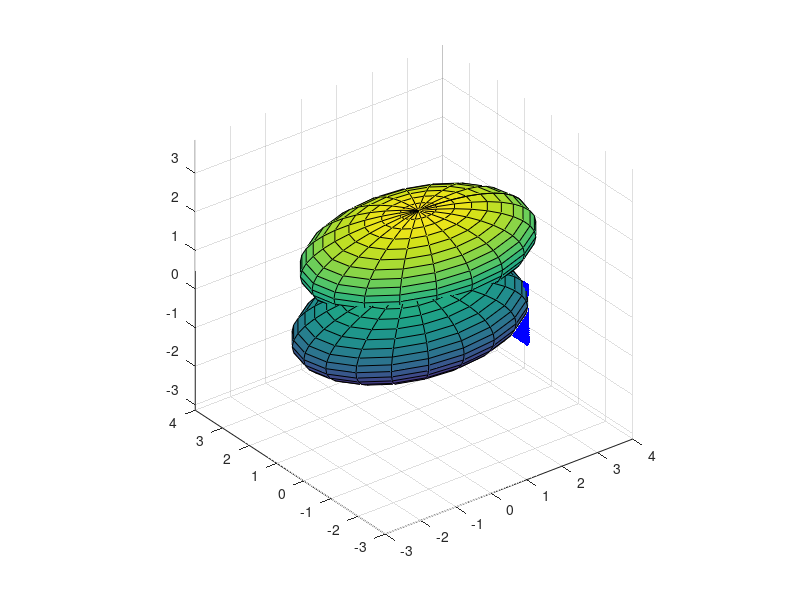

MATLAB code to generate this figure: (Note: this script raises an error after producing the figure.)
clc 
clear 
clf

centerPoint = [0,0,0];
radii = [3,2,1]
[X,Y,Z] = ellipsoid(centerPoint (1),centerPoint (2),centerPoint (3),radii(1),radii(2),radii(3));
ellip = surf(X,Y,Z)
hold on

[Y,Z] = meshgrid(-0.75:0.05:0.75,-0.75:0.05:0.75);
X = repmat(0.75,size(Y,1),size(Y,2));
% wall = surf(X,Y,Z);
% 
% hold on
% Combine one surface as a point cloud
cubePoints = [X(:),Y(:),Z(:)];

% Make a cube by rotating the single side by 0,90,180,270, and around y to make the top and bottom faces
cubePoints = [ cubePoints ...
             ; cubePoints * rotz(pi/2)...
             ; cubePoints * rotz(pi) ...
             ; cubePoints * rotz(3*pi/2) ...
             ; cubePoints * roty(pi/2) ...
             ; cubePoints * roty(-pi/2)...
             ];
% Plot the cube's point cloud         
cubeAtOigin_h = plot3(cubePoints(:,1),cubePoints(:,2),cubePoints(:,3),'r.');
cubePoints = cubePoints + repmat([2,0,-0.5],size(cubePoints,1),1);
cube_h = plot3(cubePoints(:,1),cubePoints(:,2),cubePoints(:,3),'b.');
axis equal

%% Check Points of cube inside ellipsoid
counter = 0;
for i = 1: size(cubePoints, 1)
    point = cubePoints(i,:);
    pointPosition = (point(1) - centerPoint(1))^2/radii(1)... 
                    + (point(2) - centerPoint(2))^2/radii(2)... 
                    + (point(3) - centerPoint(3))^2/radii(3);
    if pointPosition <= 1
        % Inside
        counter = counter + 1;
    end
end

%% Transform Ellipsoid
centerPoint = ([0,0,0] + 1);
radii = [3,2,1];
[X,Y,Z] = ellipsoid(centerPoint (1),centerPoint (2),centerPoint (3),radii(1),radii(2),radii(3));
ePoints = [X(:), Y(:),Z(:)] * rotx(pi/4)
ellip2 = surf(X,Y,Z);

%% Transform cube
cubePoints = cubePoints * rotx(pi/4);
try delete(cube_h); end
cube_h = plot3(cubePoints(:,1),cubePoints(:,2),cubePoints(:,3),'b.');

counter = 0;
for i = 1: size(cubePoints, 1)
    point = cubePoints(i,:);
    pointPosition = (point(1) - centerPoint(1))^2/radii(1)... 
                    + (point(2) - centerPoint(2))^2/radii(2)... 
                    + (point(3) - centerPoint(3))^2/radii(3);
    if pointPosition < 1
        % Inside
        counter = counter + 1;
    end
end
%% Robot 
L1 = Link('d',0,'a',1,'alpha',0,'qlim',[-pi pi])
L2 = Link('d',0,'a',1,'alpha',0,'qlim',[-pi pi])
L3 = Link('d',0,'a',1,'alpha',0,'qlim',[-pi pi])        
robot = SerialLink([L1 L2 L3],'name','myRobot');  

% New values for the ellipsoid (guessed these, need proper model to work out correctly)
centerPoint = [0,0,0];
radii = [1,0.5,0.5];
[X,Y,Z] = ellipsoid( centerPoint(1), centerPoint(2), centerPoint(3), radii(1), radii(2), radii(3) );
for i = 1:4
    robot.points{i} = [X(:),Y(:),Z(:)];
    warning off
    robot.faces{i} = delaunay(robot.points{i});    
    warning on;
end

robot.plot3d([0,0,0]);
axis equal
camlight
% robot.teach
% keyboard

% 2.9
q = [0,0,0]
tr = robot.fkine(q);
%% 
